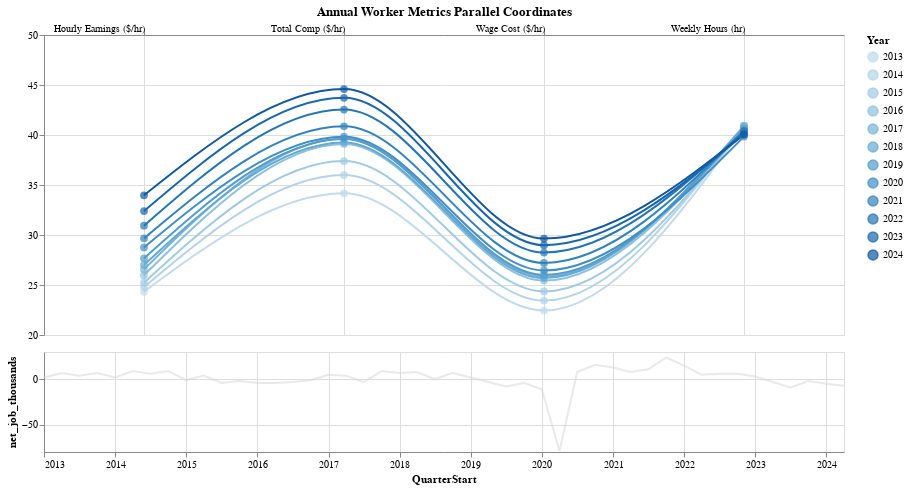

The code cell stored with this chart in its notebook:
### Code cell
# visualization 

# build selection
year_sel = alt.selection_point(
    name='YearSel',
    fields=['Year'],
    on='click',
    nearest=True,
    clear='dblclick',
    toggle='event.shiftKey'
)

selectors = alt.Chart(df_long).mark_point(opacity=0).encode(
    x=alt.X('Metric:N'),
    y=alt.Y('Value:Q', scale=alt.Scale(domain=[20, 50])),
    color=alt.condition(year_sel, alt.value('orange'), alt.value('lightgray')),
    tooltip=['Year:N']
).add_params(year_sel)

# build parallel coordinate
base = alt.Chart(df_long).encode(
    x=alt.X('Metric:N', title=None, axis=alt.Axis(orient='top', labelAngle=0, grid=True)),
    y=alt.Y('Value:Q', title=None, scale=alt.Scale(domain=[20,50])),
    color=alt.condition(
        year_sel,
        'Year:O',
        alt.value('#eee')
    ),
    detail='Year:N',        
    tooltip=['Year:N','Metric:N','Value:Q']
)

lines  = base.mark_line(interpolate='monotone', strokeWidth=2)
points = base.mark_point(size=60, filled=True)

parallel_coords = (selectors + lines + points).properties(
    width=800, height=300,
    title='Annual Worker Metrics Parallel Coordinates'
)

# build multiple line charts

def make_quarter_chart_with_window(df, title):

    base_lines = alt.Chart(df).mark_line(color='lightgray', opacity=0.5).encode(
        x='QuarterStart:T',
        y=alt.Y('net_job_thousands:Q', title=title),
    )
    

    highlight = alt.Chart(df).mark_line(size=2).encode(
        x='QuarterStart:T',
        y=alt.Y('net_job_thousands:Q', title=title),
        color='Year:O'
    ).add_params(year_sel)

    return (
      alt.layer(base_lines, highlight)
         .properties(width=800, height=100)
    )

c1 = make_quarter_chart_with_window(df_net, 'net_job_thousands')
final = alt.vconcat(parallel_coords, c1).configure_concat(spacing=10) 

final

### Figure 1 — Vega-Lite specification as saved in the notebook (floating-point values rounded to 4 significant figures)
{"config": {"view": {"continuousWidth": 300, "continuousHeight": 300}, "concat": {"spacing": 10}}, "vconcat": [{"layer": [{"mark": {"type": "point", "opacity": 0}, "encoding": {"color": {"condition": {"param": "YearSel", "value": "orange"}, "value": "lightgray"}, "tooltip": [{"field": "Year", "type": "nominal"}], "x": {"field": "Metric", "type": "nominal"}, "y": {"field": "Value", "scale": {"domain": [20, 50]}, "type": "quantitative"}}, "name": "view_1"}, {"mark": {"type": "line", "interpolate": "monotone", "strokeWidth": 2}, "encoding": {"color": {"condition": {"param": "YearSel", "field": "Year", "type": "ordinal"}, "value": "#eee"}, "detail": {"field": "Year", "type": "nominal"}, "tooltip": [{"field": "Year", "type": "nominal"}, {"field": "Metric", "type": "nominal"}, {"field": "Value", "type": "quantitative"}], "x": {"axis": {"grid": true, "labelAngle": 0, "orient": "top"}, "field": "Metric", "title": null, "type": "nominal"}, "y": {"field": "Value", "scale": {"domain": [20, 50]}, "title": null, "type": "quantitative"}}}, {"mark": {"type": "point", "filled": true, "size": 60}, "encoding": {"color": {"condition": {"param": "YearSel", "field": "Year", "type": "ordinal"}, "value": "#eee"}, "detail": {"field": "Year", "type": "nominal"}, "tooltip": [{"field": "Year", "type": "nominal"}, {"field": "Metric", "type": "nominal"}, {"field": "Value", "type": "quantitative"}], "x": {"axis": {"grid": true, "labelAngle": 0, "orient": "top"}, "field": "Metric", "title": null, "type": "nominal"}, "y": {"field": "Value", "scale": {"domain": [20, 50]}, "title": null, "type": "quantitative"}}}], "data": {"name": "data-776351f580e5de701ce1af494db68f9e"}, "height": 300, "title": "Annual Worker Metrics Parallel Coordinates", "width": 800}, {"layer": [{"mark": {"type": "line", "color": "lightgray", "opacity": 0.5}, "encoding": {"x": {"field": "QuarterStart", "type": "temporal"}, "y": {"field": "net_job_thousands", "title": "net_job_thousands", "type": "quantitative"}}}, {"mark": {"type": "line", "size": 2}, "encoding": {"color": {"field": "Year", "type": "ordinal"}, "x": {"field": "QuarterStart", "type": "temporal"}, "y": {"field": "net_job_thousands", "title": "net_job_thousands", "type": "quantitative"}}, "name": "view_2"}], "data": {"name": "data-402ff281fad99ff08c4b6fd65cf0747b"}, "height": 100, "width": 800}], "params": [{"name": "YearSel", "select": {"type": "point", "clear": "dblclick", "fields": ["Year"], "nearest": true, "on": "click", "toggle": "event.shiftKey"}, "views": ["view_1", "view_2"]}], "$schema": "https://vega.github.io/schema/vega-lite/v5.20.1.json", "datasets": {"data-776351f580e5de701ce1af494db68f9e": [{"Year": "2013", "Metric": "Hourly Earnings ($/hr)", "Value": 24.33}, {"Year": "2014", "Metric": "Hourly Earnings ($/hr)", "Value": 24.79}, {"Year": "2015", "Metric": "Hourly Earnings ($/hr)", "Value": 25.23}, {"Year": "2016", "Metric": "Hourly Earnings ($/hr)", "Value": 25.98}, {"Year": "2017", "Metric": "Hourly Earnings ($/hr)", "Value": 26.56}, {"Year": "2018", "Metric": "Hourly Earnings ($/hr)", "Value": 27.02}, {"Year": "2019", "Metric": "Hourly Earnings ($/hr)", "Value": 27.68}, {"Year": "2020", "Metric": "Hourly Earnings ($/hr)", "Value": 28.75}, {"Year": "2021", "Metric": "Hourly Earnings ($/hr)", "Value": 29.66}, {"Year": "2022", "Metric": "Hourly Earnings ($/hr)", "Value": 30.94}, {"Year": "2023", "Metric": "Hourly Earnings ($/hr)", "Value": 32.4}, {"Year": "2024", "Metric": "Hourly Earnings ($/hr)", "Value": 33.97}, {"Year": "2013", "Metric": "Weekly Hours (hr)", "Value": 40.82}, {"Year": "2014", "Metric": "Weekly Hours (hr)", "Value": 40.96}, {"Year": "2015", "Metric": "Weekly Hours (hr)", "Value": 40.75}, {"Year": "2016", "Metric": "Weekly Hours (hr)", "Value": 40.7}, {"Year": "2017", "Metric": "Weekly Hours (hr)", "Value": 40.82}, {"Year": "2018", "Metric": "Weekly Hours (hr)", "Value": 40.91}, {"Year": "2019", "Metric": "Weekly Hours (hr)", "Value": 40.56}, {"Year": "2020", "Metric": "Weekly Hours (hr)", "Value": 39.84}, {"Year": "2021", "Metric": "Weekly Hours (hr)", "Value": 40.42}, {"Year": "2022", "Metric": "Weekly Hours (hr)", "Value": 40.36}, {"Year": "2023", "Metric": "Weekly Hours (hr)", "Value": 40.08}, {"Year": "2024", "Metric": "Weekly Hours (hr)", "Value": 40.04}, {"Year": "2013", "Metric": "Total Comp ($/hr)", "Value": 34.17}, {"Year": "2014", "Metric": "Total Comp ($/hr)", "Value": 35.99}, {"Year": "2015", "Metric": "Total Comp ($/hr)", "Value": 37.39}, {"Year": "2016", "Metric": "Total Comp ($/hr)", "Value": 39.11}, {"Year": "2017", "Metric": "Total Comp ($/hr)", "Value": 39.65}, {"Year": "2018", "Metric": "Total Comp ($/hr)", "Value": 39.24}, {"Year": "2019", "Metric": "Total Comp ($/hr)", "Value": 39.61}, {"Year": "2020", "Metric": "Total Comp ($/hr)", "Value": 39.83}, {"Year": "2021", "Metric": "Total Comp ($/hr)", "Value": 40.87}, {"Year": "2022", "Metric": "Total Comp ($/hr)", "Value": 42.55}, {"Year": "2023", "Metric": "Total Comp ($/hr)", "Value": 43.72}, {"Year": "2024", "Metric": "Total Comp ($/hr)", "Value": 44.59}, {"Year": "2013", "Metric": "Wage Cost ($/hr)", "Value": 22.45}, {"Year": "2014", "Metric": "Wage Cost ($/hr)", "Value": 23.44}, {"Year": "2015", "Metric": "Wage Cost ($/hr)", "Value": 24.36}, {"Year": "2016", "Metric": "Wage Cost ($/hr)", "Value": 25.44}, {"Year": "2017", "Metric": "Wage Cost ($/hr)", "Value": 25.84}, {"Year": "2018", "Metric": "Wage Cost ($/hr)", "Value": 25.69}, {"Year": "2019", "Metric": "Wage Cost ($/hr)", "Value": 26.01}, {"Year": "2020", "Metric": "Wage Cost ($/hr)", "Value": 26.45}, {"Year": "2021", "Metric": "Wage Cost ($/hr)", "Value": 27.2}, {"Year": "2022", "Metric": "Wage Cost ($/hr)", "Value": 28.25}, {"Year": "2023", "Metric": "Wage Cost ($/hr)", "Value": 28.99}, {"Year": "2024", "Metric": "Wage Cost ($/hr)", "Value": 29.64}], "data-402ff281fad99ff08c4b6fd65cf0747b": [{"net_job_thousands": 2.0, "Year": 2013, "Q": 1, "QuarterStart": "2013-01-01T00:00:00"}, {"net_job_thousands": 7.0, "Year": 2013, "Q": 2, "QuarterStart": "2013-04-01T00:00:00"}, {"net_job_thousands": 4.0, "Year": 2013, "Q": 3, "QuarterStart": "2013-07-01T00:00:00"}, {"net_job_thousands": 7.0, "Year": 2013, "Q": 4, "QuarterStart": "2013-10-01T00:00:00"}, {"net_job_thousands": 2.0, "Year": 2014, "Q": 1, "QuarterStart": "2014-01-01T00:00:00"}, {"net_job_thousands": 9.0, "Year": 2014, "Q": 2, "QuarterStart": "2014-04-01T00:00:00"}, {"net_job_thousands": 6.0, "Year": 2014, "Q": 3, "QuarterStart": "2014-07-01T00:00:00"}, {"net_job_thousands": 9.0, "Year": 2014, "Q": 4, "QuarterStart": "2014-10-01T00:00:00"}, {"net_job_thousands": -1.0, "Year": 2015, "Q": 1, "QuarterStart": "2015-01-01T00:00:00"}, {"net_job_thousands": 4.0, "Year": 2015, "Q": 2, "QuarterStart": "2015-04-01T00:00:00"}, {"net_job_thousands": -4.0, "Year": 2015, "Q": 3, "QuarterStart": "2015-07-01T00:00:00"}, {"net_job_thousands": -2.0, "Year": 2015, "Q": 4, "QuarterStart": "2015-10-01T00:00:00"}, {"net_job_thousands": -4.0, "Year": 2016, "Q": 1, "QuarterStart": "2016-01-01T00:00:00"}, {"net_job_thousands": -4.0, "Year": 2016, "Q": 2, "QuarterStart": "2016-04-01T00:00:00"}, {"net_job_thousands": -3.0, "Year": 2016, "Q": 3, "QuarterStart": "2016-07-01T00:00:00"}, {"net_job_thousands": -1.0, "Year": 2016, "Q": 4, "QuarterStart": "2016-10-01T00:00:00"}, {"net_job_thousands": 5.0, "Year": 2017, "Q": 1, "QuarterStart": "2017-01-01T00:00:00"}, {"net_job_thousands": 4.0, "Year": 2017, "Q": 2, "QuarterStart": "2017-04-01T00:00:00"}, {"net_job_thousands": -3.0, "Year": 2017, "Q": 3, "QuarterStart": "2017-07-01T00:00:00"}, {"net_job_thousands": 9.0, "Year": 2017, "Q": 4, "QuarterStart": "2017-10-01T00:00:00"}, {"net_job_thousands": 7.0, "Year": 2018, "Q": 1, "QuarterStart": "2018-01-01T00:00:00"}, {"net_job_thousands": 8.0, "Year": 2018, "Q": 2, "QuarterStart": "2018-04-01T00:00:00"}, {"net_job_thousands": 0.0, "Year": 2018, "Q": 3, "QuarterStart": "2018-07-01T00:00:00"}, {"net_job_thousands": 7.0, "Year": 2018, "Q": 4, "QuarterStart": "2018-10-01T00:00:00"}, {"net_job_thousands": 2.0, "Year": 2019, "Q": 1, "QuarterStart": "2019-01-01T00:00:00"}, {"net_job_thousands": -3.0, "Year": 2019, "Q": 2, "QuarterStart": "2019-04-01T00:00:00"}, {"net_job_thousands": -8.0, "Year": 2019, "Q": 3, "QuarterStart": "2019-07-01T00:00:00"}, {"net_job_thousands": -4.0, "Year": 2019, "Q": 4, "QuarterStart": "2019-10-01T00:00:00"}, {"net_job_thousands": -11.0, "Year": 2020, "Q": 1, "QuarterStart": "2020-01-01T00:00:00"}, {"net_job_thousands": -79.0, "Year": 2020, "Q": 2, "QuarterStart": "2020-04-01T00:00:00"}, {"net_job_thousands": 8.0, "Year": 2020, "Q": 3, "QuarterStart": "2020-07-01T00:00:00"}, {"net_job_thousands": 16.0, "Year": 2020, "Q": 4, "QuarterStart": "2020-10-01T00:00:00"}, {"net_job_thousands": 13.0, "Year": 2021, "Q": 1, "QuarterStart": "2021-01-01T00:00:00"}, {"net_job_thousands": 8.0, "Year": 2021, "Q": 2, "QuarterStart": "2021-04-01T00:00:00"}, {"net_job_thousands": 11.0, "Year": 2021, "Q": 3, "QuarterStart": "2021-07-01T00:00:00"}, {"net_job_thousands": 24.0, "Year": 2021, "Q": 4, "QuarterStart": "2021-10-01T00:00:00"}, {"net_job_thousands": 15.0, "Year": 2022, "Q": 1, "QuarterStart": "2022-01-01T00:00:00"}, {"net_job_thousands": 5.0, "Year": 2022, "Q": 2, "QuarterStart": "2022-04-01T00:00:00"}, {"net_job_thousands": 6.0, "Year": 2022, "Q": 3, "QuarterStart": "2022-07-01T00:00:00"}, {"net_job_thousands": 6.0, "Year": 2022, "Q": 4, "QuarterStart": "2022-10-01T00:00:00"}, {"net_job_thousands": 3.0, "Year": 2023, "Q": 1, "QuarterStart": "2023-01-01T00:00:00"}, {"net_job_thousands": -3.0, "Year": 2023, "Q": 2, "QuarterStart": "2023-04-01T00:00:00"}, {"net_job_thousands": -9.0, "Year": 2023, "Q": 3, "QuarterStart": "2023-07-01T00:00:00"}, {"net_job_thousands": -2.0, "Year": 2023, "Q": 4, "QuarterStart": "2023-10-01T00:00:00"}, {"net_job_thousands": -5.0, "Year": 2024, "Q": 1, "QuarterStart": "2024-01-01T00:00:00"}, {"net_job_thousands": -7.0, "Year": 2024, "Q": 2, "QuarterStart": "2024-04-01T00:00:00"}]}}
